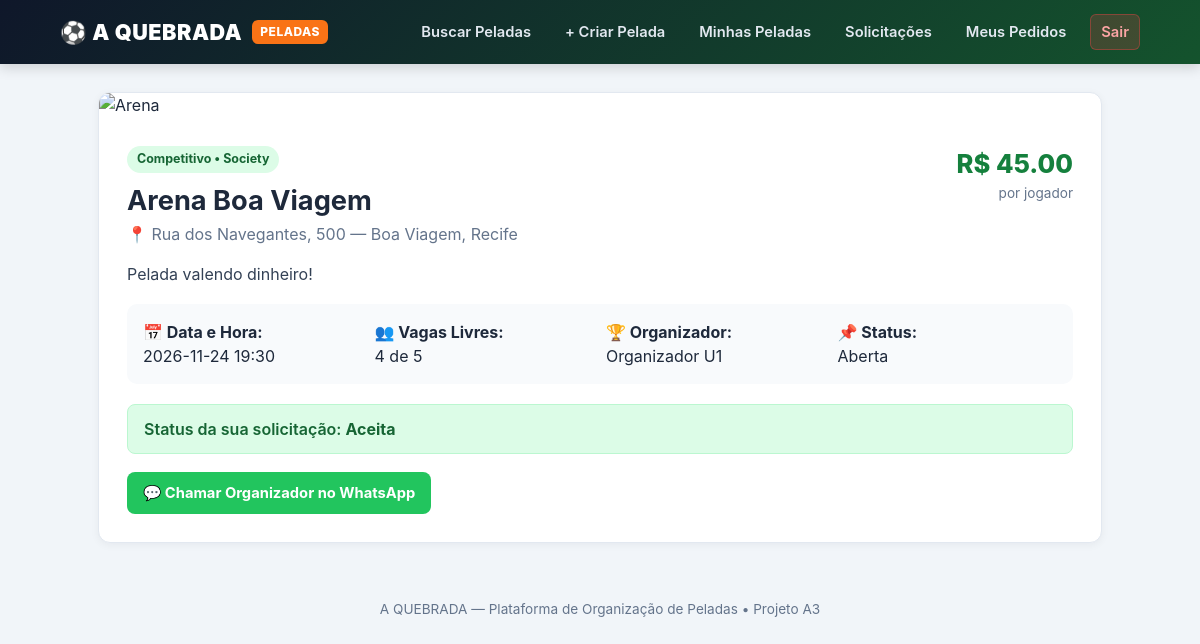
The app's page /pelada/2 (signed in) with its own data.
### tables this page shows
CREATE TABLE PELADA (
    id_pelada INTEGER PRIMARY KEY AUTOINCREMENT,
    id_organizador INTEGER NOT NULL,
    id_local INTEGER NOT NULL,
    data_hora TEXT NOT NULL,
    vagas_totais INTEGER NOT NULL CHECK(vagas_totais > 0),
    valor_por_pessoa REAL NOT NULL CHECK(valor_por_pessoa >= 0),
    nivel TEXT DEFAULT 'Casual',
    descricao TEXT,
    status TEXT DEFAULT 'Aberta' CHECK(status IN ('Aberta', 'Lotada', 'Finalizada', 'Cancelada')),
    FOREIGN KEY (id_organizador) REFERENCES USUARIO(id_usuario) ON DELETE CASCADE,
    FOREIGN KEY (id_local) REFERENCES LOCAL(id_local) ON DELETE RESTRICT
);

CREATE TABLE LOCAL (
    id_local INTEGER PRIMARY KEY AUTOINCREMENT,
    nome TEXT NOT NULL CHECK(length(trim(nome)) > 0),
    endereco TEXT NOT NULL,
    bairro TEXT,
    cidade TEXT,
    tipo TEXT CHECK(tipo IN ('Futsal', 'Society', 'Campo', 'Areia'))
);

CREATE TABLE USUARIO (
    id_usuario INTEGER PRIMARY KEY AUTOINCREMENT,
    nome TEXT NOT NULL CHECK(length(trim(nome)) > 0),
    email TEXT NOT NULL UNIQUE COLLATE NOCASE,
    senha_hash TEXT NOT NULL,
    telefone_whatsapp TEXT,
    cidade TEXT,
    posicao_preferida TEXT,
    data_cadastro DATETIME DEFAULT CURRENT_TIMESTAMP
);

CREATE TABLE SOLICITACAO (
    id_solicitacao INTEGER PRIMARY KEY AUTOINCREMENT,
    id_pelada INTEGER NOT NULL,
    id_usuario INTEGER NOT NULL,
    mensagem TEXT CHECK(mensagem IS NULL OR length(mensagem) <= 500),
    status TEXT DEFAULT 'Pendente' CHECK(status IN ('Pendente', 'Aceita', 'Recusada', 'Cancelada')),
    data_solicitacao DATETIME DEFAULT CURRENT_TIMESTAMP,
    data_resposta DATETIME,
    UNIQUE(id_pelada, id_usuario),
    FOREIGN KEY (id_pelada) REFERENCES PELADA(id_pelada) ON DELETE CASCADE,
    FOREIGN KEY (id_usuario) REFERENCES USUARIO(id_usuario) ON DELETE CASCADE
);

### app.py (the view)
@app.route('/pelada/<int:id_pelada>')
@login_required
def detalhes_pelada(id_pelada):
    conn = get_db()
    pelada = conn.execute('''
        SELECT p.*, l.nome AS local_nome, l.endereco, l.bairro, l.cidade, l.tipo,
               u.nome AS organizador_nome, u.telefone_whatsapp AS organizador_whatsapp,
               (p.vagas_totais - (
                   SELECT COUNT(*) FROM SOLICITACAO s
                   WHERE s.id_pelada = p.id_pelada AND s.status = 'Aceita'
               )) AS vagas_livres
        FROM PELADA p
        JOIN LOCAL l ON p.id_local = l.id_local
        JOIN USUARIO u ON p.id_organizador = u.id_usuario
        WHERE p.id_pelada = ?
    ''', (id_pelada,)).fetchone()
    if not pelada:
        conn.close()
        return 'Pelada não encontrada', 404
    solicitacao = conn.execute(
        'SELECT * FROM SOLICITACAO WHERE id_pelada = ? AND id_usuario = ?',
        (id_pelada, session['user_id'])
    ).fetchone()
    conn.close()
    return render_template('detalhes.html', pelada=pelada, solicitacao=solicitacao)

### app.py (called while the page is built)
def get_db():
    conn = sqlite3.connect(DB_PATH)
    conn.row_factory = sqlite3.Row
    conn.execute('PRAGMA foreign_keys = ON')
    return conn

def login_required(f):
    @wraps(f)
    def decorated(*args, **kwargs):
        if 'user_id' not in session:
            return redirect(url_for('login'))
        return f(*args, **kwargs)
    return decorated

@app.after_request
def add_no_cache_headers(response):
    response.headers['Cache-Control'] = 'no-store, no-cache, must-revalidate, max-age=0'
    response.headers['Pragma'] = 'no-cache'
    response.headers['Expires'] = '0'
    return response

### templates/detalhes.html
{% extends 'base.html' %}
{% block content %}
<div class="card">
  <img src="https://images.unsplash.com/photo-1529900748604-07564a03e7a6?auto=format&fit=crop&w=1100&q=80" alt="Arena" style="width: 100%; height: 240px; object-fit: cover;">
  <div class="card-body" style="padding: 28px;">
    <div style="display: flex; justify-content: space-between; align-items: flex-start; flex-wrap: wrap; gap: 12px; margin-bottom: 16px;">
      <div>
        <span class="tag tag-green" style="margin-bottom: 8px;">{{ pelada['nivel'] }} &bull; {{ pelada['tipo'] }}</span>
        <h1 style="font-size: 1.7rem;">{{ pelada['local_nome'] }}</h1>
        <p style="color: #64748b;">📍 {{ pelada['endereco'] }} — {{ pelada['bairro'] }}, {{ pelada['cidade'] }}</p>
      </div>
      <div style="text-align: right;">
        <span class="price" style="font-size: 1.6rem;">R$ {{ "%.2f"|format(pelada['valor_por_pessoa']) }}</span>
        <p style="color: #64748b; font-size: 0.85rem;">por jogador</p>
      </div>
    </div>
    {% if pelada['descricao'] %}
      <p style="margin-bottom: 18px; color: #334155;">{{ pelada['descricao'] }}</p>
    {% endif %}
    <div style="display: grid; grid-template-columns: repeat(auto-fit, minmax(180px, 1fr)); gap: 12px; background: #f8fafc; padding: 16px; border-radius: 10px; margin-bottom: 20px;">
      <div><strong>📅 Data e Hora:</strong><br>{{ pelada['data_hora'] }}</div>
      <div><strong>👥 Vagas Livres:</strong><br>{{ pelada['vagas_livres'] }} de {{ pelada['vagas_totais'] }}</div>
      <div><strong>🏆 Organizador:</strong><br>{{ pelada['organizador_nome'] }}</div>
      <div><strong>📌 Status:</strong><br>{{ pelada['status'] }}</div>
    </div>
    {% if pelada['id_organizador'] != session.get('user_id') %}
      {% if not solicitacao %}
        <form method="POST" action="/pelada/{{ pelada['id_pelada'] }}/solicitar">
          <div class="form-group">
            <label>Mensagem para o organizador (opcional)</label>
            <input type="text" name="mensagem" placeholder="Ex: Jogo no meio ou ataque, chego 10 min antes!">
          </div>
          <button type="submit" data-cy="solicitar-vaga" class="btn btn-accent">⚽ Solicitar Vaga na Pelada</button>
        </form>
      {% else %}
        <div class="alert alert-success">Status da sua solicitação: <strong>{{ solicitacao['status'] }}</strong></div>
        {% if solicitacao['status'] == 'Aceita' and pelada['organizador_whatsapp'] %}
          <a href="https://wa.me/{{ pelada['organizador_whatsapp'] }}" target="_blank" data-cy="abrir-whatsapp" class="btn btn-whatsapp">💬 Chamar Organizador no WhatsApp</a>
        {% endif %}
      {% endif %}
    {% else %}
      <a href="/pelada/{{ pelada['id_pelada'] }}/editar" class="btn btn-outline">✏️ Gerenciar / Editar Minha Pelada</a>
    {% endif %}
  </div>
</div>
{% endblock %}

### templates/base.html (style rules this page uses)
:root { --primary: #15803d; --primary-dark: #14532d; --accent: #f97316; --dark: #0f172a; --bg: #f1f5f9; --card: #ffffff; --text: #1e293b; --muted: #64748b; --border: #e2e8f0; }
* { box-sizing: border-box; margin: 0; padding: 0; }
body { font-family: -apple-system, BlinkMacSystemFont, "Segoe UI", Roboto, sans-serif; background: var(--bg); color: var(--text); line-height: 1.5; }
.card { background: var(--card); border-radius: 12px; border: 1px solid var(--border); box-shadow: 0 2px 8px rgba(15,23,42,0.05); overflow: hidden; margin-bottom: 18px; }
.card-body { padding: 20px; }
.tag { display: inline-block; padding: 4px 10px; border-radius: 999px; font-size: 0.78rem; font-weight: 700; }
.tag-green { background: #dcfce7; color: #166534; }
.btn { display: inline-block; padding: 10px 16px; border-radius: 8px; border: none; font-weight: 700; font-size: 0.92rem; cursor: pointer; text-decoration: none; text-align: center; transition: 0.2s; }
.btn-whatsapp { background: #22c55e; color: #fff; }
.alert { padding: 12px 16px; border-radius: 8px; margin-bottom: 18px; font-weight: 600; }
.alert-success { background: #dcfce7; color: #166534; border: 1px solid #bbf7d0; }
.price { font-size: 1.25rem; font-weight: 800; color: var(--primary); }

### records on screen
PELADA: nivel "Competitivo", valor_por_pessoa "45.00", descricao "Pelada valendo dinheiro!", data_hora "2026-11-24 19:30", vagas_totais "5", status "Aberta"
LOCAL: tipo "Society", local_nome "Arena Boa Viagem", endereco "Rua dos Navegantes, 500", bairro "Boa Viagem", cidade "Recife"
USUARIO: organizador_nome "Organizador U1"
SOLICITACAO: status "Aceita"

### other values on screen
{{ pelada['vagas_livres'] }} "4"
